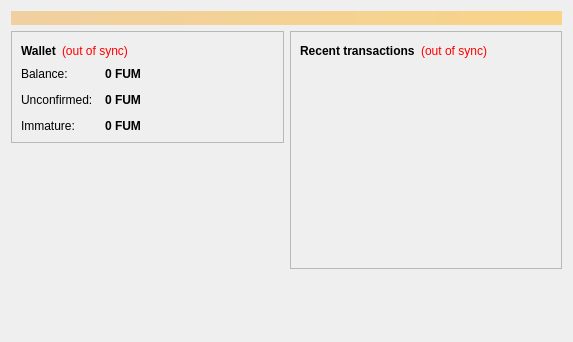
<?xml version="1.0" encoding="UTF-8"?>
<ui version="4.0">
 <class>OverviewPage</class>
 <widget class="QWidget" name="OverviewPage">
  <property name="geometry">
   <rect>
    <x>0</x>
    <y>0</y>
    <width>573</width>
    <height>342</height>
   </rect>
  </property>
  <property name="windowTitle">
   <string>Form</string>
  </property>
  <layout class="QVBoxLayout" name="topLayout">
   <item>
    <widget class="QLabel" name="labelAlerts">
     <property name="visible">
      <bool>false</bool>
     </property>
     <property name="styleSheet">
      <string notr="true">background-color: qlineargradient(x1: 0, y1: 0, x2: 1, y2: 0, stop:0 #F0D0A0, stop:1 #F8D488); color:#000000;</string>
     </property>
     <property name="wordWrap">
      <bool>true</bool>
     </property>
     <property name="margin">
      <number>3</number>
     </property>
    </widget>
   </item>
   <item>
    <layout class="QHBoxLayout" name="horizontalLayout" stretch="1,1">
     <item>
      <layout class="QVBoxLayout" name="verticalLayout_2">
       <item>
        <widget class="QFrame" name="frame">
         <property name="frameShape">
          <enum>QFrame::StyledPanel</enum>
         </property>
         <property name="frameShadow">
          <enum>QFrame::Raised</enum>
         </property>
         <layout class="QVBoxLayout" name="verticalLayout_4">
          <item>
           <layout class="QHBoxLayout" name="horizontalLayout_4">
            <item>
             <widget class="QLabel" name="label_5">
              <property name="font">
               <font>
                <weight>75</weight>
                <bold>true</bold>
               </font>
              </property>
              <property name="text">
               <string>Wallet</string>
              </property>
             </widget>
            </item>
            <item>
             <widget class="QLabel" name="labelWalletStatus">
              <property name="toolTip">
               <string>The displayed information may be out of date. Your wallet automatically synchronizes with the Bitcoin network after a connection is established, but this process has not completed yet.</string>
              </property>
              <property name="styleSheet">
               <string notr="true">QLabel { color: red; }</string>
              </property>
              <property name="text">
               <string notr="true">(out of sync)</string>
              </property>
              <property name="alignment">
               <set>Qt::AlignLeading|Qt::AlignLeft|Qt::AlignVCenter</set>
              </property>
             </widget>
            </item>
            <item>
             <spacer name="horizontalSpacer_2">
              <property name="orientation">
               <enum>Qt::Horizontal</enum>
              </property>
              <property name="sizeHint" stdset="0">
               <size>
                <width>40</width>
                <height>20</height>
               </size>
              </property>
             </spacer>
            </item>
           </layout>
          </item>
          <item>
           <layout class="QFormLayout" name="formLayout_2">
            <property name="fieldGrowthPolicy">
             <enum>QFormLayout::AllNonFixedFieldsGrow</enum>
            </property>
            <property name="horizontalSpacing">
             <number>12</number>
            </property>
            <property name="verticalSpacing">
             <number>12</number>
            </property>
            <item row="0" column="0">
             <widget class="QLabel" name="label">
              <property name="text">
               <string>Balance:</string>
              </property>
             </widget>
            </item>
            <item row="0" column="1">
             <widget class="QLabel" name="labelBalance">
              <property name="font">
               <font>
                <weight>75</weight>
                <bold>true</bold>
               </font>
              </property>
              <property name="cursor">
               <cursorShape>IBeamCursor</cursorShape>
              </property>
              <property name="toolTip">
               <string>Your current balance</string>
              </property>
              <property name="text">
               <string notr="true">0 FUM</string>
              </property>
              <property name="textInteractionFlags">
               <set>Qt::LinksAccessibleByMouse|Qt::TextSelectableByKeyboard|Qt::TextSelectableByMouse</set>
              </property>
             </widget>
            </item>
            <item row="1" column="0">
             <widget class="QLabel" name="label_3">
              <property name="text">
               <string>Unconfirmed:</string>
              </property>
             </widget>
            </item>
            <item row="1" column="1">
             <widget class="QLabel" name="labelUnconfirmed">
              <property name="font">
               <font>
                <weight>75</weight>
                <bold>true</bold>
               </font>
              </property>
              <property name="cursor">
               <cursorShape>IBeamCursor</cursorShape>
              </property>
              <property name="toolTip">
               <string>Total of transactions that have yet to be confirmed, and do not yet count toward the current balance</string>
              </property>
              <property name="text">
               <string notr="true">0 FUM</string>
              </property>
              <property name="textInteractionFlags">
               <set>Qt::LinksAccessibleByMouse|Qt::TextSelectableByKeyboard|Qt::TextSelectableByMouse</set>
              </property>
             </widget>
            </item>
            <item row="2" column="0">
             <widget class="QLabel" name="labelImmatureText">
              <property name="text">
               <string>Immature:</string>
              </property>
             </widget>
            </item>
            <item row="2" column="1">
             <widget class="QLabel" name="labelImmature">
              <property name="font">
               <font>
                <weight>75</weight>
                <bold>true</bold>
               </font>
              </property>
              <property name="toolTip">
               <string>Mined balance that has not yet matured</string>
              </property>
              <property name="text">
               <string notr="true">0 FUM</string>
              </property>
              <property name="textInteractionFlags">
               <set>Qt::LinksAccessibleByMouse|Qt::TextSelectableByKeyboard|Qt::TextSelectableByMouse</set>
              </property>
             </widget>
            </item>
           </layout>
          </item>
         </layout>
        </widget>
       </item>
       <item>
        <spacer name="verticalSpacer">
         <property name="orientation">
          <enum>Qt::Vertical</enum>
         </property>
         <property name="sizeHint" stdset="0">
          <size>
           <width>20</width>
           <height>40</height>
          </size>
         </property>
        </spacer>
       </item>
      </layout>
     </item>
     <item>
      <layout class="QVBoxLayout" name="verticalLayout_3">
       <item>
        <widget class="QFrame" name="frame_2">
         <property name="frameShape">
          <enum>QFrame::StyledPanel</enum>
         </property>
         <property name="frameShadow">
          <enum>QFrame::Raised</enum>
         </property>
         <layout class="QVBoxLayout" name="verticalLayout">
          <item>
           <layout class="QHBoxLayout" name="horizontalLayout_2">
            <item>
             <widget class="QLabel" name="label_4">
              <property name="text">
               <string>&lt;b&gt;Recent transactions&lt;/b&gt;</string>
              </property>
             </widget>
            </item>
            <item>
             <widget class="QLabel" name="labelTransactionsStatus">
              <property name="toolTip">
               <string>The displayed information may be out of date. Your wallet automatically synchronizes with the Bitcoin network after a connection is established, but this process has not completed yet.</string>
              </property>
              <property name="styleSheet">
               <string notr="true">QLabel { color: red; }</string>
              </property>
              <property name="text">
               <string notr="true">(out of sync)</string>
              </property>
              <property name="alignment">
               <set>Qt::AlignRight|Qt::AlignTrailing|Qt::AlignVCenter</set>
              </property>
             </widget>
            </item>
            <item>
             <spacer name="horizontalSpacer">
              <property name="orientation">
               <enum>Qt::Horizontal</enum>
              </property>
              <property name="sizeHint" stdset="0">
               <size>
                <width>40</width>
                <height>20</height>
               </size>
              </property>
             </spacer>
            </item>
           </layout>
          </item>
          <item>
           <widget class="QListView" name="listTransactions">
            <property name="styleSheet">
             <string notr="true">QListView { background: transparent; }</string>
            </property>
            <property name="frameShape">
             <enum>QFrame::NoFrame</enum>
            </property>
            <property name="verticalScrollBarPolicy">
             <enum>Qt::ScrollBarAlwaysOff</enum>
            </property>
            <property name="horizontalScrollBarPolicy">
             <enum>Qt::ScrollBarAlwaysOff</enum>
            </property>
            <property name="selectionMode">
             <enum>QAbstractItemView::NoSelection</enum>
            </property>
           </widget>
          </item>
         </layout>
        </widget>
       </item>
       <item>
        <spacer name="verticalSpacer_2">
         <property name="orientation">
          <enum>Qt::Vertical</enum>
         </property>
         <property name="sizeHint" stdset="0">
          <size>
           <width>20</width>
           <height>40</height>
          </size>
         </property>
        </spacer>
       </item>
      </layout>
     </item>
    </layout>
   </item>
  </layout>
 </widget>
 <resources/>
 <connections/>
</ui>
